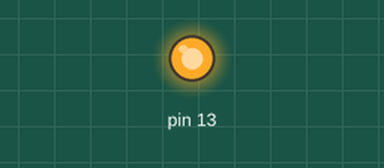
A sketch run on a simulated Arduino Uno, built with avr-gcc and run on an emulated ATmega328P. Shown: output pins drawn as LEDs (lit = HIGH).

Above: at 0.2 s.
At 3.1 s:
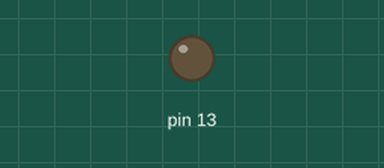
Timing chart, 0 to 6.0 s (numbered marks = the images above):
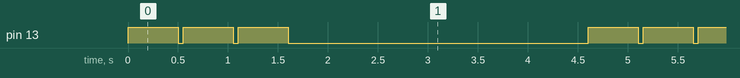

Measured:
- by itself, pin 13: repeats every 4.6 s: 2 × (LOW 0.05 s, HIGH 0.50 s), LOW 3.0 s, HIGH 0.50 s
- by itself, everything shown: repeats every 4.6 s, in 6 steps

The sketch:

Oppgave1.ino
```cpp
void setup() {
  pinMode(13, OUTPUT);
}

void loop() {

  digitalWrite(13, HIGH);
  delay(500);

  digitalWrite(13, LOW);
  delay(50);

  digitalWrite(13, HIGH);
  delay(500);

  digitalWrite(13, LOW);
  delay(50);

  digitalWrite(13, HIGH);
  delay(500);


  digitalWrite(13, LOW);
  delay(3000);


}
```
